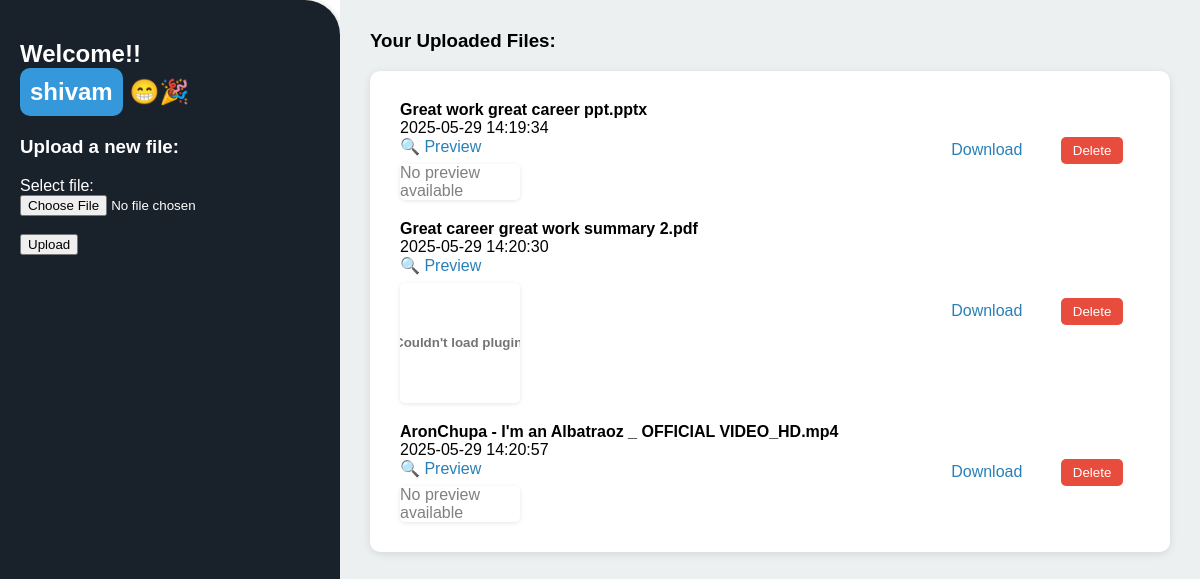
The page /dashboard/shivam on the database its author committed.
### tables this page shows
CREATE TABLE files (
                id INTEGER PRIMARY KEY AUTOINCREMENT,
                username TEXT NOT NULL,
                file_name TEXT NOT NULL,
                file_path TEXT NOT NULL,
                upload_time TIMESTAMP DEFAULT CURRENT_TIMESTAMP,
                FOREIGN KEY (username) REFERENCES users(username)
            );

### app.py (the view)
@app.route('/dashboard/<username>')
def dashboard(username):
    with sqlite3.connect(DB_PATH) as conn:
        c = conn.cursor()
        c.execute('SELECT id, file_name, file_path, upload_time FROM files WHERE username=?', (username,))
        files = c.fetchall()
    return render_template('dashboard.html', username=username, files=files)

### templates/dashboard.html (shortened to what this page needs)
<!DOCTYPE html>
<html lang="en">
<head>
</head>
<body>
    <div class="sidebar">
        <h2>Welcome!! <br>
            <span class="username">{{ username }}</span> 😁🎉
        </h2>
        <h3>Upload a new file:</h3>
        <form action="/upload" method="POST" enctype="multipart/form-data">
            <label>Select file:</label><br>
            <input type="file" name="file" required><br><br>
            <input type="submit" value="Upload">
        </form>
    </div>
    <div class="main-content">
        <h3>Your Uploaded Files:</h3>
        <div class="file-list">
            {% if files %}
                <table>
                    {% for file in files %}
                    <tr>
                        <td>
                            <strong>{{ file[1] }}</strong><br>
                            {{ file[3] }}
                            <div>
                                <a href="/preview/{{ file[2] }}" target="_blank">🔍 Preview</a>
                            </div>
                            {% if file[1].endswith(('.png', '.jpg', '.jpeg', '.gif')) %}
                                <img class="preview" src="/preview/{{ file[2] }}" alt="Image Preview">
                            {% elif file[1].endswith('.pdf') %}
                                <embed class="preview" src="/preview/{{ file[2] }}" type="application/pdf">
                            {% elif file[1].endswith('.txt') %}
                                <iframe class="preview" src="/preview/{{ file[2] }}"></iframe>
                            {% else %}
                                <div class="preview" style="color: gray;">No preview available</div>
                            {% endif %}
                        </td>
                        <td><a href="/download/{{ file[2] }}">Download</a></td>
                        <td>
                            <form action="/delete/{{ file[0] }}/{{ username }}" method="POST" style="display:inline;">
                                <button type="submit" onclick="return confirm('Are you sure you want to delete this file?');">Delete</button>
                            </form>
                        </td>
                    </tr>
                    {% endfor %}
                </table>
            {% else %}
                <p>No files uploaded yet.</p>
            {% endif %}
        </div>
    </div>
</body>
</html>

### templates/dashboard.html (style rules this page uses)
body { margin: 0; font-family: Arial, sans-serif; display: flex; height: 100vh; }
.sidebar { width: 300px; background-color: rgb(25, 33, 42); color: white; padding: 20px; box-shadow: 2px 0 5px rgba(0,0,0,0.1); border-radius: 0px 35px 0px 0px; }
.sidebar h2 { margin-bottom: 20px; }
.username { background-color: #3498db; border-radius: 10px; padding: 10px; display: inline-block; }
.main-content { flex-grow: 1; padding: 30px; background-color: #ecf0f1; overflow-y: auto; }
h3 { margin-top: 0; }
table { width: 100%; border-collapse: collapse; }
td { padding: 10px; vertical-align: middle; }
a { text-decoration: none; color: #2980b9; }
button { background-color: #e74c3c; color: white; border: none; padding: 6px 12px; cursor: pointer; border-radius: 5px; }
.file-list { background-color: white; padding: 20px; border-radius: 10px; box-shadow: 0 2px 8px rgba(0,0,0,0.1); }
.preview { max-width: 120px; max-height: 120px; display: block; margin-top: 8px; border-radius: 5px; box-shadow: 0 1px 4px rgba(0,0,0,0.1); }

### rows shown on the page
files: file_name "Great work great career ppt.pptx", upload_time "2025-05-29 14:19:34", shows "No preview available"
files: file_name "Great career great work summary 2.pdf", upload_time "2025-05-29 14:20:30"
files: file_name "AronChupa - I'm an Albatraoz _ OFFICIAL VIDEO_HD.mp4", upload_time "2025-05-29 14:20:57", shows "No preview available"

### other values the page prints
{{ username }} "shivam"
